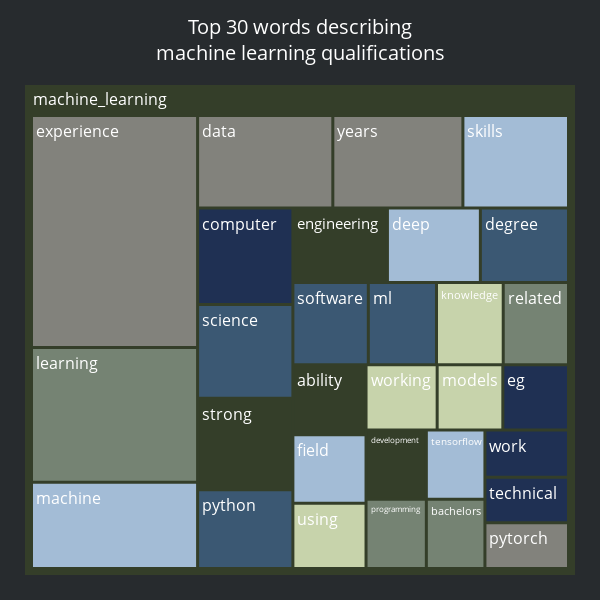

Notebook cell for this chart:
### Code cell
df_word_count_qual_da = df_word_count_qual[df_word_count_qual['job_type']=='data_analysis']
df_word_count_qual_ds = df_word_count_qual[df_word_count_qual['job_type']=='data_science']
df_word_count_qual_ml = df_word_count_qual[df_word_count_qual['job_type']=='machine_learning']

# Define a custom color scale
custom_colors = ['#3B5873', '#A3BCD6', '#343E29', '#82827C', '#C7D3AB','#758373','#1F3053']

# create the treemap figure with custom hover text and color scale
fig = px.treemap(df_word_count_qual_ml, path=['job_type', 'word'], values='frequency', color='word',
                 color_discrete_sequence=custom_colors,
                 hover_data={'frequency': ':f'},
                 )

# remove the treemap borders
fig.update_traces(
    go.Treemap(
        marker=dict(line=dict(width=0))
    )
)
fig.update_traces(textfont=dict(color='white'))
fig.update_traces(hovertemplate='<b>%{label}</b><br>Frequency:%{customdata[0]:.0f}')

# customize the font and size of the title and labels
fig.update_layout(title={'text': "Top 30 words describing<br>machine learning qualifications", 'font': {'size': 24}},
                  font={'size': 18})

# customize the margins
fig.update_layout(
    title={
        'x': 0.50,
        'y': 0.96,
        'xanchor': 'center',
        'yanchor': 'top',
        'pad': {'r': 10, 't': 10,},
        'font': {'size': 20}
    },
    width=600,
    height=600,
    margin=dict(t=85, l=25, r=25, b=25),
    plot_bgcolor = "#272b2e",
    paper_bgcolor = "#272b2e",
    font=dict(size = 16, color = 'white')
) 


# show the figure
fig.show()
fig.write_html('../images/tree_map3.html')

### Figure 1 — Plotly figure (JSON) as saved in the notebook; plotly's stock layout.template omitted (floating-point values rounded to 4 significant figures)
{"data": [{"branchvalues": "total", "customdata": [[63, "python"], [34, "tensorflow"], [35, "development"], [105, "data"], [46, "knowledge"], [188, "learning"], [32, "technical"], [52, "software"], [42, "field"], [43, "ability"], [32, "pytorch"], [36, "models"], [34, "bachelors"], [77, "computer"], [47, "ml"], [82, "skills"], [73, "strong"], [323, "experience"], [39, "working"], [35, "programming"], [36, "eg"], [55, "degree"], [120, "machine"], [59, "engineering"], [101, "years"], [40, "using"], [45, "related"], [33, "work"], [75, "science"], [58, "deep"], [2040, "(?)"]], "domain": {"x": [0, 1], "y": [0, 1]}, "hovertemplate": "<b>%{label}</b><br>Frequency:%{customdata[0]:.0f}", "ids": ["machine_learning/python", "machine_learning/tensorflow", "machine_learning/development", "machine_learning/data", "machine_learning/knowledge", "machine_learning/learning", "machine_learning/technical", "machine_learning/software", "machine_learning/field", "machine_learning/ability", "machine_learning/pytorch", "machine_learning/models", "machine_learning/bachelors", "machine_learning/computer", "machine_learning/ml", "machine_learning/skills", "machine_learning/strong", "machine_learning/experience", "machine_learning/working", "machine_learning/programming", "machine_learning/eg", "machine_learning/degree", "machine_learning/machine", "machine_learning/engineering", "machine_learning/years", "machine_learning/using", "machine_learning/related", "machine_learning/work", "machine_learning/science", "machine_learning/deep", "machine_learning"], "labels": ["python", "tensorflow", "development", "data", "knowledge", "learning", "technical", "software", "field", "ability", "pytorch", "models", "bachelors", "computer", "ml", "skills", "strong", "experience", "working", "programming", "eg", "degree", "machine", "engineering", "years", "using", "related", "work", "science", "deep", "machine_learning"], "marker": {"colors": ["#3B5873", "#A3BCD6", "#343E29", "#82827C", "#C7D3AB", "#758373", "#1F3053", "#3B5873", "#A3BCD6", "#343E29", "#82827C", "#C7D3AB", "#758373", "#1F3053", "#3B5873", "#A3BCD6", "#343E29", "#82827C", "#C7D3AB", "#758373", "#1F3053", "#3B5873", "#A3BCD6", "#343E29", "#82827C", "#C7D3AB", "#758373", "#1F3053", "#3B5873", "#A3BCD6", "#343E29"], "line": {"width": 0}}, "name": "", "parents": ["machine_learning", "machine_learning", "machine_learning", "machine_learning", "machine_learning", "machine_learning", "machine_learning", "machine_learning", "machine_learning", "machine_learning", "machine_learning", "machine_learning", "machine_learning", "machine_learning", "machine_learning", "machine_learning", "machine_learning", "machine_learning", "machine_learning", "machine_learning", "machine_learning", "machine_learning", "machine_learning", "machine_learning", "machine_learning", "machine_learning", "machine_learning", "machine_learning", "machine_learning", "machine_learning", ""], "textfont": {"color": "white"}, "type": "treemap", "values": [63, 34, 35, 105, 46, 188, 32, 52, 42, 43, 32, 36, 34, 77, 47, 82, 73, 323, 39, 35, 36, 55, 120, 59, 101, 40, 45, 33, 75, 58, 2040]}], "layout": {"font": {"color": "white", "size": 16}, "height": 600, "legend": {"tracegroupgap": 0}, "margin": {"b": 25, "l": 25, "r": 25, "t": 85}, "paper_bgcolor": "#272b2e", "plot_bgcolor": "#272b2e", "title": {"font": {"size": 20}, "pad": {"r": 10, "t": 10}, "text": "Top 30 words describing<br>machine learning qualifications", "x": 0.5, "xanchor": "center", "y": 0.96, "yanchor": "top"}, "treemapcolorway": ["#3B5873", "#A3BCD6", "#343E29", "#82827C", "#C7D3AB", "#758373", "#1F3053"], "width": 600}}
